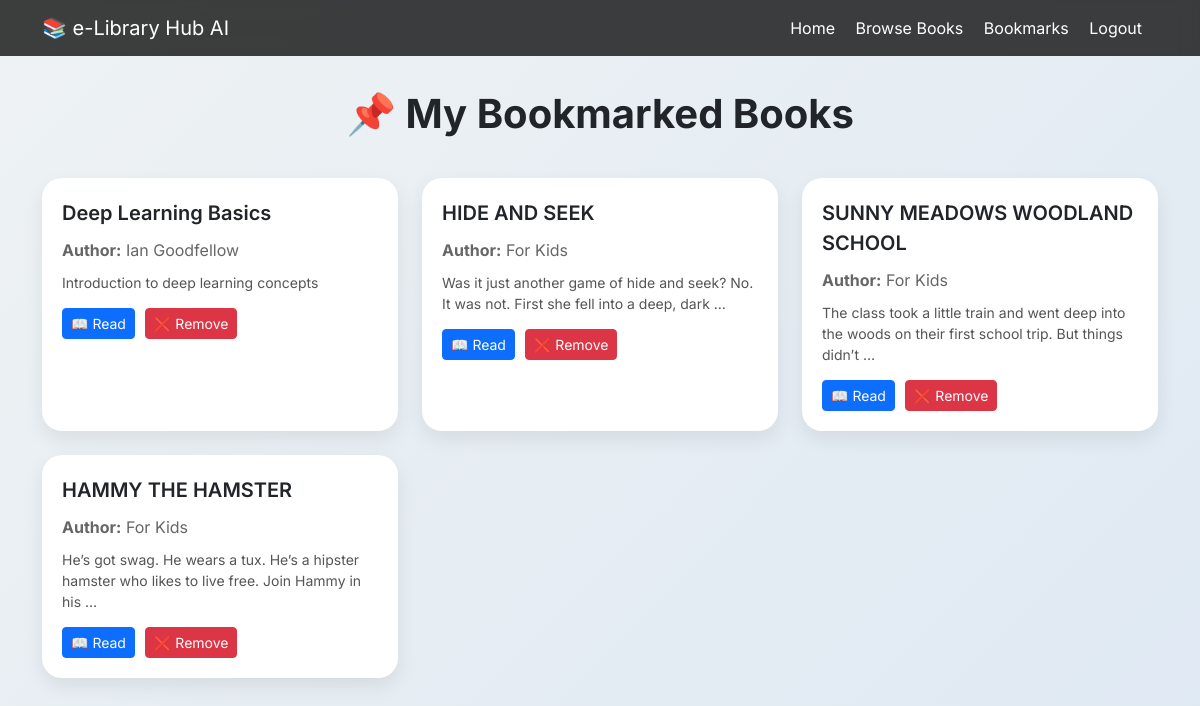
The app's page /bookmarks/ (signed in), older data.
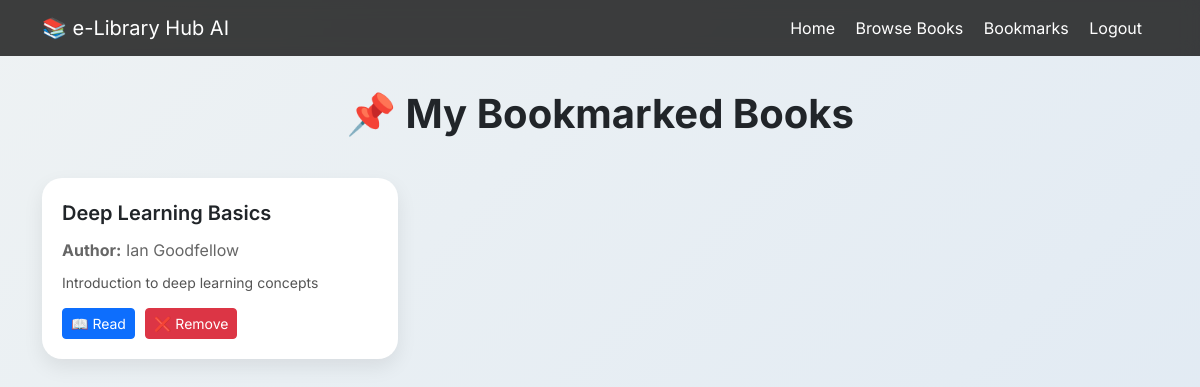
The same page, newer data.
### library/models.py (models this page shows, shortened)
class Bookmark(models.Model):
    user = models.ForeignKey(User, on_delete=models.CASCADE)
    book = models.ForeignKey(Book, on_delete=models.CASCADE)
    created_at = models.DateTimeField(auto_now_add=True)

class Book(models.Model):
    title = models.CharField(max_length=200)
    author = models.CharField(max_length=200)
    category = models.CharField(max_length=100, blank=True, null=True)
    year = models.IntegerField(blank=True, null=True)
    description = models.TextField(blank=True, null=True)
    pdf = models.FileField(upload_to='books/', blank=True, null=True)
    downloads = models.IntegerField(default=0)

### library/views.py (the view)
@login_required(login_url='login')
def bookmark_list(request):
    bookmarks = Bookmark.objects.filter(
        user=request.user
    ).select_related("book")
    return render(request, "library/bookmarks.html", {
        "bookmarks": bookmarks
    })

### library/templates/library/bookmarks.html (shortened to what this page needs)
{% load static %}
<!DOCTYPE html>
<html lang="en">
<head>
<link href="https://cdn.jsdelivr.net/npm/bootstrap@5.3.2/dist/css/bootstrap.min.css" rel="stylesheet">
</head>
<body>
<nav class="navbar navbar-expand-lg fixed-top">
<div class="container">
    <a class="navbar-brand" href="{% url 'home' %}">📚 e-Library Hub AI</a>
    <div class="ms-auto">
        <a class="nav-link d-inline me-3" href="{% url 'home' %}">Home</a>
        <a class="nav-link d-inline me-3" href="{% url 'book_list' %}">Browse Books</a>
        <a class="nav-link d-inline me-3" href="{% url 'bookmarks' %}">Bookmarks</a>
        <a class="nav-link d-inline me-3" href="{% url 'logout' %}">Logout</a>
    </div>
</div>
</nav>
<div class="container">
    <h1 class="page-title">📌 My Bookmarked Books</h1>
    {% if bookmarks %}
    <div class="row">
        {% for bookmark in bookmarks %}
        <div class="col-md-6 col-lg-4 mb-4">
            <div class="bookmark-card">
                <div class="book-title">
                    {{ bookmark.book.title }}
                </div>
                <div class="book-author">
                    <strong>Author:</strong> {{ bookmark.book.author }}
                </div>
                {% if bookmark.book.description %}
                <div class="book-desc">
                    {{ bookmark.book.description|truncatewords:20 }}
                </div>
                {% endif %}
                <div class="btn-group-custom">
                    {% if bookmark.book.pdf %}
                    <a href="{{ bookmark.book.pdf.url }}" target="_blank"
                       class="btn btn-primary btn-sm">
                        📖 Read
                    </a>
                    {% endif %}
                    <a href="{% url 'remove_bookmark' bookmark.book.id %}"
                       class="btn btn-danger btn-sm">
                        ❌ Remove
                    </a>
                </div>
            </div>
        </div>
        {% endfor %}
    </div>
    {% else %}
    <div class="empty-box">
        <h3>No bookmarks yet buddy  😕  </h3>
        <p>Go to Browse Books and start adding your favorite books</p>
        <a href="{% url 'book_list' %}" class="btn btn-dark mt-3">Browse Books</a>
    </div>
    {% endif %}
</div>
</body>
</html>

Row changes from the older to the newer data that the page shows:
removed Bookmark: book "HIDE AND SEEK", book.author "For Kids", book.description "Was it just another game of hide and seek? No. It was not. First she fell into a deep, dark …"
removed Bookmark: book "SUNNY MEADOWS WOODLAND SCHOOL", book.author "For Kids", book.description "The class took a little train and went deep into the woods on their first school trip. But things didn’t …"
removed Bookmark: book "HAMMY THE HAMSTER", book.author "For Kids", book.description "He’s got swag. He wears a tux. He’s a hipster hamster who likes to live free. Join Hammy in his …"
